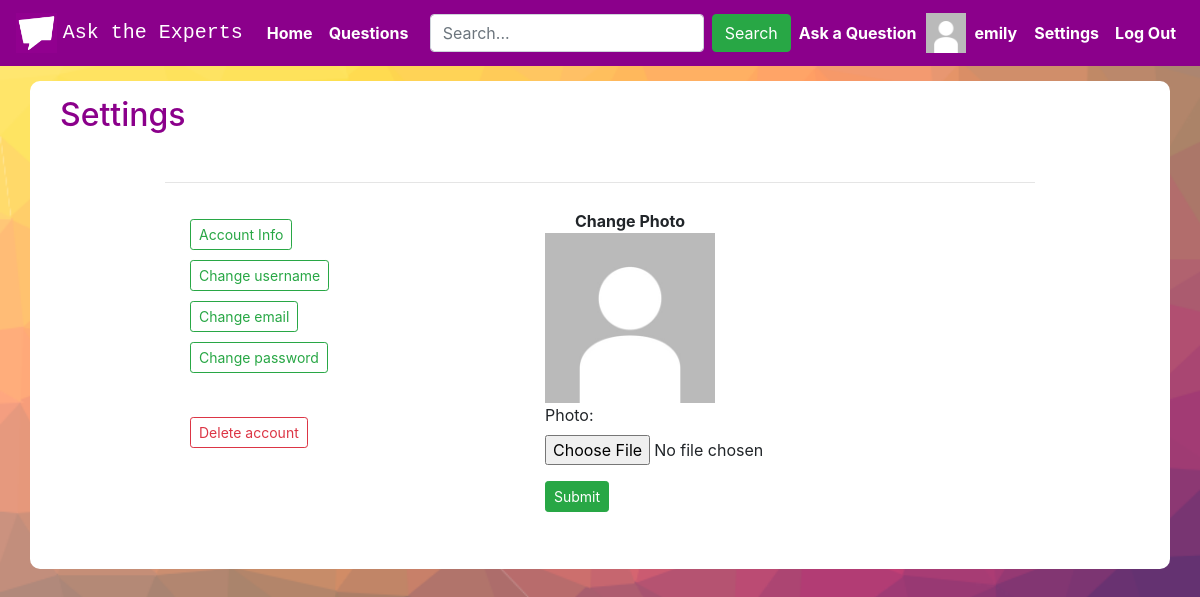
Before: /settings/change-photo (signed in) with the older database file.
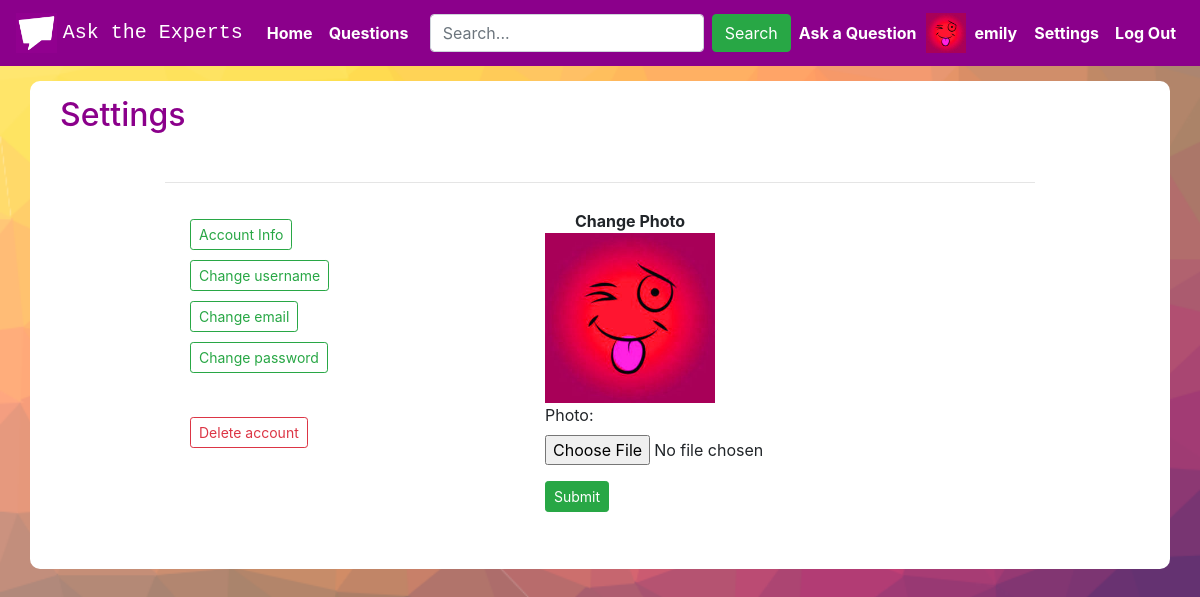
After: the same page with the newer database file.
### asktheexperts/models.py (models this page shows, shortened)
class User(AbstractUser):
    photo = models.ImageField(upload_to='images/', default="images/default_image.jpg")
    upvote_question = models.ManyToManyField("Question", symmetrical=False, related_name="question_upvoted")
    upvote_answer = models.ManyToManyField("Answer", symmetrical=False, related_name="answer_upvoted")
    downvote_question = models.ManyToManyField("Question", symmetrical=False, related_name="question_downvoted")
    downvote_answer = models.ManyToManyField("Answer", symmetrical=False, related_name="answer_downvoted")
    score = models.IntegerField(default=1)
    joined = models.DateField(auto_now_add=True)

### asktheexperts/views.py (the view)
# urls.py: path("settings/change-photo", views.change_photo, name="change_photo"),
@login_required()
def change_photo(request):
    if request.method == 'POST':
        form = ChangePhotoForm(request.POST, request.FILES, instance=request.user)
        if form.is_valid():
            form.photo = form.cleaned_data["photo"]
            form.save()
            return HttpResponseRedirect(reverse("settings"))
    else:
        return render(request, "asktheexperts/change_photo.html", {
            "form": ChangePhotoForm
        })

### asktheexperts/templates/asktheexperts/change_photo.html (shortened to what this page needs)
{% extends "asktheexperts/settings.html" %}
{% load static %}
{% block div %}
        <div id="account-info-view" class="col">
            <div id="photo-settings" class="col">
                <div class="row justify-content-center">
                    <strong>Change Photo</strong>
                </div>
                <img class="img-fluid" src="{{ user.photo.url }}" height="200px" width="200px">
                <form action="{% url 'change_photo' %}" method="post" enctype="multipart/form-data">
                    <div class="form-group">
                        {{ form.as_p }}
                    </div>
                    <div class="form-group">
                        <input class="btn btn-sm btn-success" type="submit" value="Submit">
                    </div>
                </form>
                <br>
            </div>
        </div>
{% endblock %}

### asktheexperts/templates/asktheexperts/layout.html (shortened to what this page needs)
{% load static %}
<!DOCTYPE html>
<html lang="en">
    <head>
        <link rel="stylesheet" href="https://stackpath.bootstrapcdn.com/bootstrap/4.4.1/css/bootstrap.min.css">
        <link href="{% static 'asktheexperts/styles.css' %}" rel="stylesheet">
    </head>
    <body>
        <nav id="nav-bar" class="navbar navbar-expand-lg navbar-dark">
            <a class="navbar-brand" href="{% url 'index' %}">
                <img src="/static/logo.png" height="40px" loading="lazy">
                <span id="ask-name">Ask the Experts</span>
            </a>
            <div class="collapse navbar-collapse" id="navbarSupportedContent">
                <ul class="navbar-nav mr-auto">
                    <li class="nav-item active">
                        <a class="nav-link" href="{% url 'index' %}"><strong>Home</strong> <span class="sr-only">(current)</span></a>
                    </li>
                    <li class="nav-item active">
                        <a class="nav-link" href="{% url 'questions' %}"><strong>Questions</strong></a>
                    </li>
                </ul>
                <ul class="navbar-nav ml-auto">
                    <form class="form-inline my-2 my-lg-0" action="{% url 'search' %}" method="get">
                        <input class="form-control mr-sm-2" type="text" name="q" placeholder="Search..." aria-label="Search">
                        <button class="btn btn-success my-2 my-sm-0" type="submit">Search</button>
                    </form>
                    {% if user.is_authenticated %}
                        <li class="nav-item active">
                            <a class="nav-link" href="{% url 'ask_question' %}"><strong>Ask a Question</strong></a>
                        </li>
                        <a class="no-decoration" href="{% url 'profile' user.id user.username %}">
                            <div class="row" style="margin-left: 1px; margin-right: 1px;">
                                <li class="nav-item active">
                                    <img src="{{ user.photo.url }}" height="40px" width="40px">
                                </li>
                                <li class="nav-item active" style="margin-left: 1px;">
                                    <span class="nav-link"><strong>{{ user.username }}</strong></span>
                                </li>
                            </div>
                        </a>
                        <li class="nav-item active">
                            <a class="nav-link" href="{% url 'settings' %}"><strong>Settings</strong></a>
                        </li>
                        <li class="nav-item active">
                            <a class="nav-link" href="{% url 'logout' %}"><strong>Log Out</strong></a>
                        </li>
                    {% endif %}
                </ul>
            </div>
        </nav>
        {% block body %}
        {% endblock %}
    </body>
</html>

Changed rows visible on the page:
changed User "emily": photo: picture added in place of a placeholder
